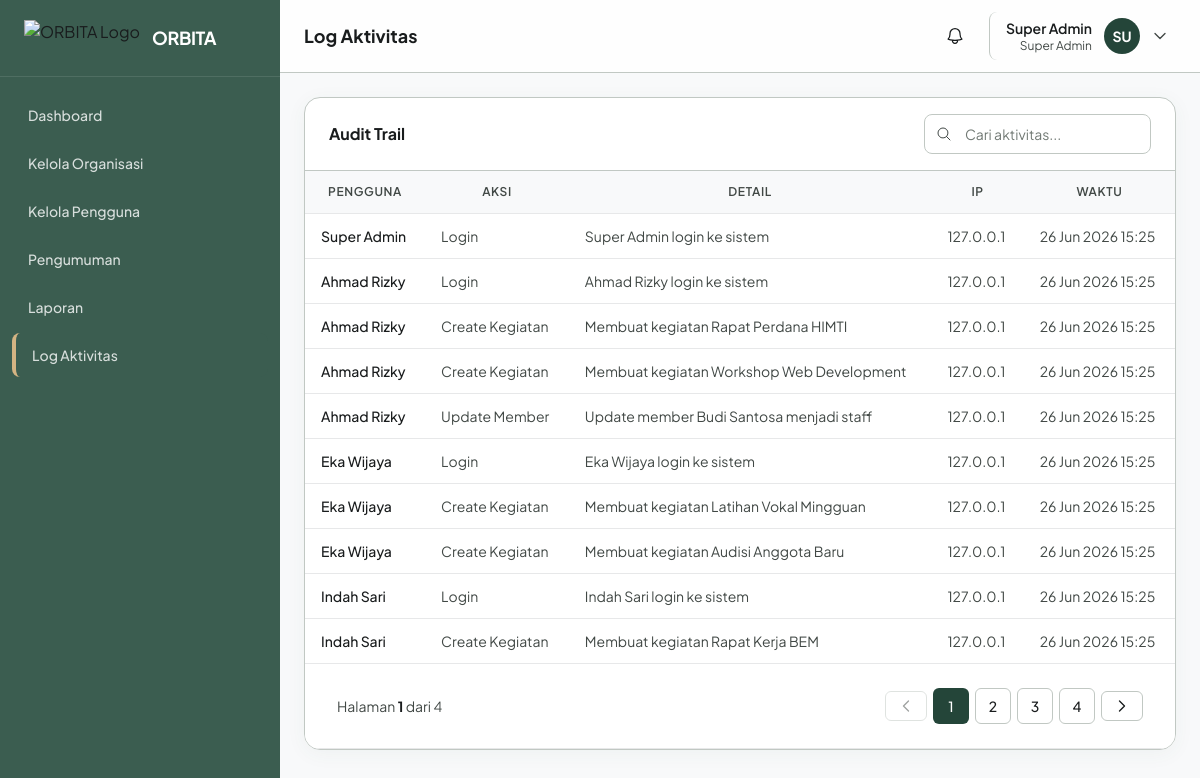
The app's page /log (signed in) with its own data.
### tables this page shows
CREATE TABLE activity_log (
    id INT AUTO_INCREMENT PRIMARY KEY,
    user_id INT DEFAULT NULL,
    aksi VARCHAR(100) NOT NULL,
    detail TEXT,
    ip_address VARCHAR(45),
    user_agent TEXT,
    created_at DATETIME DEFAULT CURRENT_TIMESTAMP
);

CREATE TABLE users (
    id INT AUTO_INCREMENT PRIMARY KEY,
    nama VARCHAR(100) NOT NULL,
    email VARCHAR(100) NOT NULL UNIQUE,
    nim VARCHAR(20) NOT NULL UNIQUE,
    password VARCHAR(255) NOT NULL,
    role_id INT NOT NULL DEFAULT 3,
    no_hp VARCHAR(20),
    jurusan VARCHAR(100),
    angkatan VARCHAR(4),
    foto_profile VARCHAR(255) DEFAULT NULL,
    status ENUM('aktif', 'nonaktif', 'menunggu') DEFAULT 'aktif',
    reset_token VARCHAR(64) DEFAULT NULL,
    reset_expires DATETIME DEFAULT NULL,
    deleted_at DATETIME DEFAULT NULL,
    created_at DATETIME DEFAULT CURRENT_TIMESTAMP,
    updated_at DATETIME DEFAULT CURRENT_TIMESTAMP ON UPDATE CURRENT_TIMESTAMP,
    FOREIGN KEY (role_id) REFERENCES roles(id) ON DELETE CASCADE
);

### index.php (called while the page is built, shortened)
<?php
require_once __DIR__ . '/includes/functions.php';
$path = parse_url($_SERVER['REQUEST_URI'] ?? '/', PHP_URL_PATH) ?? '/';
$path = '/' . trim(rawurldecode($path), '/');
$segments = ($path === '/') ? [] : explode('/', trim($path, '/'));
$routes = [
    ''                                       => 'dashboard.php',
    'dashboard'                              => 'dashboard.php',
    'kegiatan'                               => 'kegiatan/index.php',
    'organisasi'                             => 'organisasi/index.php',
    'organisasi/{org}'                       => 'organisasi/detail.php',
    'organisasi/{org}/member'                => 'organisasi/members.php',
    'organisasi/{org}/permintaan'            => 'organisasi/requests.php',
    'organisasi/{org}/kegiatan'              => 'organisasi/kegiatan.php',
    'organisasi/{org}/kartu'                 => 'organisasi/kartu_anggota.php',
    'organisasi/{org}/jadwal'                => 'organisasi/jadwal.php',
    'organisasi/{org}/kegiatan/{kid}'        => 'kegiatan/detail.php',
    'pengumuman'                             => 'pengumuman/index.php',
    'pengguna'                               => 'pengguna/index.php',
    'laporan'                                => 'laporan/index.php',
    'log'                                    => 'log/index.php',
    'profil'                                 => 'profil.php',
    'notifikasi'                             => 'notifikasi.php',
];
function match_route(array $segments, string $pattern, array &$params): bool {
    $parts = ($pattern === '') ? [] : explode('/', $pattern);
    if (count($parts) !== count($segments)) return false;
    $params = [];
    foreach ($parts as $i => $part) {
        if (preg_match('/^\{(\w+)\}$/', $part, $m)) {
            if (!ctype_digit($segments[$i])) return false;
            $params[$m[1]] = (int) $segments[$i];
        } elseif ($part !== $segments[$i]) {
            return false;
        }
    }
    return true;
}
$matched_file = null;
$params = [];
foreach ($routes as $pattern => $file) {
    if (match_route($segments, $pattern, $params)) {
        $matched_file = $file;
        break;
    }
}
$page = __DIR__ . '/pages/' . $matched_file;
require $page;

### components/tables/log.php (the view, shortened to what this page needs)
<?php
foreach ($list as $log):
?>
<tr>
    <td class="text-sm font-medium text-on-surface"><?= e($log['nama'] ?? 'Sistem') ?></td>
    <td class="text-sm text-on-surface-variant"><?= e($log['aksi']) ?></td>
    <td class="text-sm text-on-surface-variant"><?= e($log['detail'] ?? '-') ?></td>
    <td class="text-sm text-on-surface-variant"><?= e($log['ip_address'] ?? '-') ?></td>
    <td class="text-sm text-on-surface-variant"><?= e(date('d M Y H:i', strtotime($log['created_at']))) ?></td>
</tr>
<?php endforeach; ?>
<?php if (!empty($list)): ?>
<tr><td colspan="5" class="bg-white border-t border-outline-variant"><?= renderPagination($p) ?></td></tr>
<?php endif; ?>

### assets/css/custom.css (style rules this page uses)
.data-table td, .data-table th { padding: 12px 16px; border-bottom: 1px solid #e7e8e9; }

### components/head.php (style rules this page uses)
body { font-family: 'Plus Jakarta Sans', sans-serif; background-color: #f8f9fa; }

### records on screen
activity_log: user.nama "Super Admin", aksi "Login", detail "Super Admin login ke sistem", ip_address "127.0.0.1", created_at "26 Jun 2026 15:25"
activity_log: user.nama "Ahmad Rizky", aksi "Login", detail "Ahmad Rizky login ke sistem", ip_address "127.0.0.1", created_at "26 Jun 2026 15:25"
activity_log: user.nama "Ahmad Rizky", aksi "Create Kegiatan", detail "Membuat kegiatan Rapat Perdana HIMTI", ip_address "127.0.0.1", created_at "26 Jun 2026 15:25"
activity_log: user.nama "Ahmad Rizky", aksi "Create Kegiatan", detail "Membuat kegiatan Workshop Web Development", ip_address "127.0.0.1", created_at "26 Jun 2026 15:25"
activity_log: user.nama "Ahmad Rizky", aksi "Update Member", detail "Update member Budi Santosa menjadi staff", ip_address "127.0.0.1", created_at "26 Jun 2026 15:25"
activity_log: user.nama "Eka Wijaya", aksi "Login", detail "Eka Wijaya login ke sistem", ip_address "127.0.0.1", created_at "26 Jun 2026 15:25"
activity_log: user.nama "Eka Wijaya", aksi "Create Kegiatan", detail "Membuat kegiatan Latihan Vokal Mingguan", ip_address "127.0.0.1", created_at "26 Jun 2026 15:25"
activity_log: user.nama "Eka Wijaya", aksi "Create Kegiatan", detail "Membuat kegiatan Audisi Anggota Baru", ip_address "127.0.0.1", created_at "26 Jun 2026 15:25"
activity_log: user.nama "Indah Sari", aksi "Login", detail "Indah Sari login ke sistem", ip_address "127.0.0.1", created_at "26 Jun 2026 15:25"
activity_log: user.nama "Indah Sari", aksi "Create Kegiatan", detail "Membuat kegiatan Rapat Kerja BEM", ip_address "127.0.0.1", created_at "26 Jun 2026 15:25"

### other values on screen
$item['label'] "Dashboard"
$item['label'] "Kelola Organisasi"
$item['label'] "Kelola Pengguna"
$item['label'] "Pengumuman"
$item['label'] "Laporan"
$item['label'] "Log Aktivitas"
$page_title "Log Aktivitas"
$_SESSION['nama'] "Super Admin"
$_SESSION['role'] "Super Admin"
substr($_SESSION['nama'] ?? 'U', 0, 2) "SU"
$page "1"
$totalPages "4"
